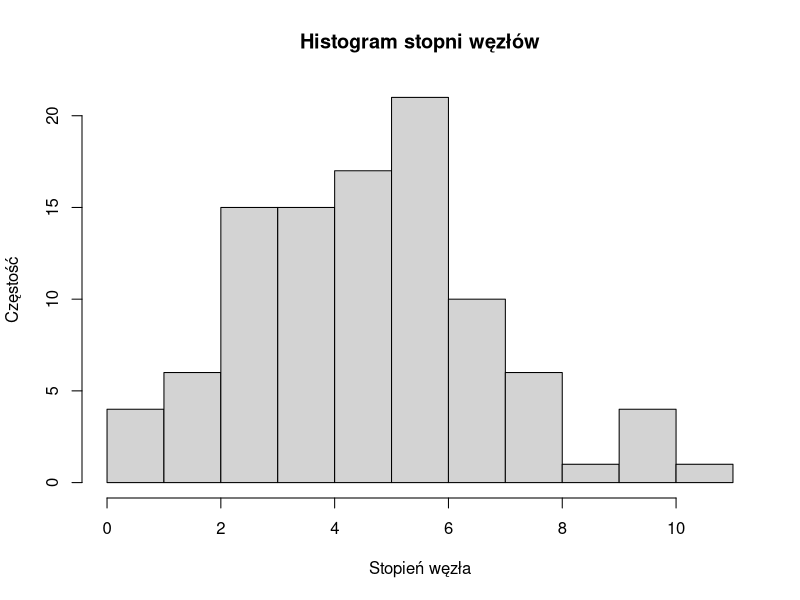
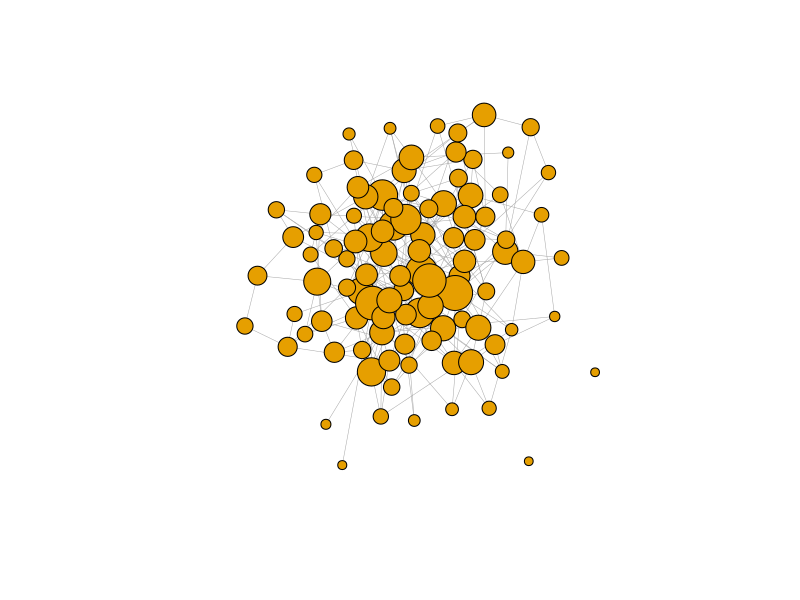

Here is the R script that generated these plots, in order:
library(igraph)
set.seed(666)

graph <- erdos.renyi.game(n = 100, p.or.m = 0.05, type = "gnp")

cat("\nPodsumowanie grafu #1\n")
summary(graph)
# Graf nie jest ważony


cat("\nWierzchołki\n")
V(graph)

cat("\nKrawędzie\n")
E(graph)

E(graph)$weight <- runif(ecount(graph), min = 0.01, max = 1)

cat("\nPodsumowanie grafu #2\n")
summary(graph)
# Graf jest ważony


degrees <- degree(graph)
cat("\nStopnie węzłów\n")
degrees

hist(degrees, main = "Histogram stopni węzłów", xlab = "Stopień węzła", ylab = "Częstość", breaks = 10)


components <- components(graph)
cat("Liczba klastrów:", components$no, "\n")


pagerank_values <- page_rank(graph)$vector
node_sizes <- scales::rescale(pagerank_values, to = c(5, 20))

plot(graph, vertex.size = node_sizes, vertex.label = NA, edge.arrow.size = 0.3, edge.width = 0.5)
